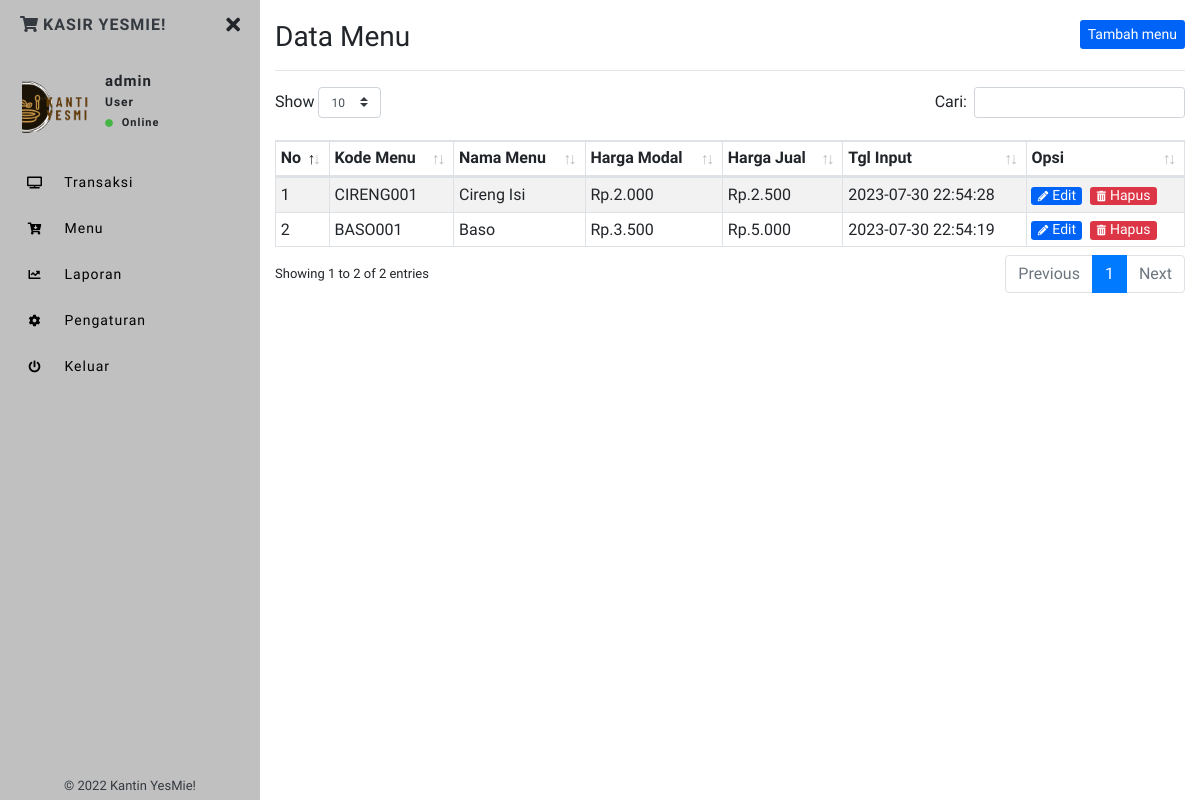
Screenshot of /menu.php (signed in) with the database file from the repository.
### tables this page shows
CREATE TABLE `menu` (
  `idmenu` int(11) NOT NULL AUTO_INCREMENT,
  `kode_menu` varchar(100) NOT NULL,
  `nama_menu` varchar(255) NOT NULL,
  `harga_modal` int(11) NOT NULL,
  `harga_jual` int(11) NOT NULL,
  `tgl_input` timestamp NOT NULL DEFAULT current_timestamp() ON UPDATE current_timestamp(),
  PRIMARY KEY (`idmenu`)
);

### menu.php (the view, shortened to what this page needs)
<?php include 'sidebar.php'; ?>
<h1 class="h3 mb-0">
    Data Menu
    <button class="btn btn-primary btn-sm border-0 float-right" type="button" data-toggle="modal"
        data-target="#Tambahmenu">Tambah menu</button>
</h1>
<hr>
<table class="table table-striped table-sm table-bordered dt-responsive nowrap" id="table" width="100%">
    <thead>
        <tr>
            <th>No</th>
            <th>Kode Menu</th>
            <th>Nama Menu</th>
            <th>Harga Modal</th>
            <th>Harga Jual</th>
            <th>Tgl Input</th>
            <th>Opsi</th>
        </tr>
    </thead>
    <tbody>
        <?php
    $no = 1;
    $data_barang = mysqli_query($conn,"SELECT * FROM menu ORDER BY idmenu ASC");
    while($d = mysqli_fetch_array($data_barang)){
        ?>
        <tr>
            <td><?php echo $no++; ?></td>
            <td><?php echo $d['kode_menu']; ?></td>
            <td><?php echo $d['nama_menu']; ?></td>
            <td>Rp.<?php echo ribuan($d['harga_modal']); ?></td>
            <td>Rp.<?php echo ribuan($d['harga_jual']); ?></td>
            <td><?php echo $d['tgl_input']; ?></td>
            <td>
                <button type="button" class="btn btn-primary btn-xs mr-1" data-toggle="modal"
                    data-target="#Editmenu<?php echo $d['idmenu']; ?>">
                    <i class="fas fa-pencil-alt fa-xs mr-1"></i>Edit
                </button>
                <a class="btn btn-danger btn-xs" href="?hapus=<?php echo $d['idmenu']; ?>">
                    <i class="fas fa-trash-alt fa-xs mr-1"></i>Hapus</a>
            </td>
        </tr>
        <?php } ?>
    </tbody>
</table>
<?php include 'footer.php'; ?>

### sidebar.php (shortened to what this page needs)
<?php
include "config.php";
  function ribuan ($nilai){
    return number_format ($nilai, 0, ',', '.');
}
$uid = $_SESSION['userid'];
$DataLogin = mysqli_fetch_array(mysqli_query($conn,"SELECT * FROM login WHERE userid='$uid'"));
$username = $DataLogin['username'];
$toko = $DataLogin['toko'];
$logo = $DataLogin['logo'];
?>
<!DOCTYPE html>
<html>
<head>
    <link rel="stylesheet" href="https://maxcdn.bootstrapcdn.com/bootstrap/4.0.0/css/bootstrap.min.css">
    <link href="assets/css/style.css" rel="stylesheet">
    <link href="https://use.fontawesome.com/releases/v5.0.6/css/all.css" rel="stylesheet">
    <link href="assets/vendor/datatables/dataTables.bootstrap4.min.css" rel="stylesheet">
    <link href="assets/vendor/datatables/responsive.bootstrap4.min.css" rel="stylesheet">
</head>
<body>
    <div class="page-wrapper toggled">
        <nav id="sidebar" class="sidebar-wrapper" style="background-color: #c0c0c0;">
            <div class="sidebar-content">
                <div class="sidebar-brand" style="background-color: #c0c0c0;">
                    <a href="./" class="text-dark"><i class="fas fa-shopping-cart mr-1"></i><?php echo $toko ?></a>
                    <div id="close-sidebar">
                        <i class="fas fa-times"></i>
                    </div>
                </div>
                <div class="sidebar-header">
                    <div class="user-pic" style="height:70px;width:70px;">
                        <img class="img-responsive img-rounded" src="assets/images/<?php echo $logo ?>"
                            alt="User picture">
                    </div>
                    <div class="user-info">
                        <span class="user-name"><?php echo $username ?>
                        </span>
                        <span class="user-role">User</span>
                        <span class="user-status">
                            <i class="fa fa-circle"></i>
                            <span>Online</span>
                        </span>
                    </div>
                </div>
                <div class="sidebar-menu" style="background-color: #c0c0c0;">
                    <ul>
                        <li>
                            <a href="index.php">
                                <i class="fas fa-tv"></i>
                                <span>Transaksi</span>
                            </a>
                        </li>
                        <li>
                            <a href="menu.php">
                                <i class="fas fa-cart-arrow-down"></i>
                                <span>Menu</span>
                            </a>
                        </li>
                        <li>
                            <a href="laporan.php">
                                <i class="fa fa-chart-line"></i>
                                <span>Laporan</span>
                            </a>
                        </li>
                        <li>
                            <a href="pengaturan.php">
                                <i class="fa fa-cog"></i>
                                <span>Pengaturan</span>
                            </a>
                        </li>
                        <li>
                            <a href="#Exit" data-toggle="modal">
                                <i class="fa fa-power-off"></i>
                                <span>Keluar</span>
                            </a>
                        </li>
                    </ul>
                </div>
            </div>
            <div class="sidebar-footer text-dark" style="background-color: #c0c0c0;">
                © 2022 Kantin YesMie!
            </div>
        </nav>
        <main class="page-content">
            <div class="container-fluid">
                <div class="d-block d-sm-block d-md-none d-lg-none py-2"></div>

### assets/css/style.css (style rules this page uses)
html, body { font-size:1rem; scroll-behavior: smooth; font-family: 'Signika', sans-serif; }
a { text-decoration: none !important; }
.page-wrapper .sidebar-wrapper, .sidebar-wrapper .sidebar-brand > a, .sidebar-wrapper .sidebar-dropdown > a:after, .sidebar-wrapper .sidebar-menu .sidebar-dropdown .sidebar-submenu li a:before, .sidebar-wrapper ul li a i, .page-wrapper .page-content, .sidebar-wrapper .sidebar-search input.search-menu, .sidebar-wrapper .sidebar-search .input-group-text, .sidebar-wrapper .sidebar-menu ul li a, #show-sidebar, #close-sidebar { -webkit-transition: all 0.3s ease; -moz-transition: all 0.3s ease; -ms-transition: all 0.3s ease; -o-transition: all 0.3s ease; transition: all 0.3s ease; }
.page-wrapper { height: 100vh; }
.page-wrapper.toggled .sidebar-wrapper { left: 0px; }
.sidebar-wrapper { width: 260px; height: 100%; max-height: 100%; position: fixed; top: 0; left: -300px; z-index: 999; }
.sidebar-wrapper ul { list-style-type: none; padding: 0; margin: 0; }
.sidebar-wrapper a { text-decoration: none; }
.sidebar-content { max-height: calc(100% - 30px); height: calc(100% - 30px); overflow-y: auto; position: relative; }
.sidebar-wrapper .sidebar-brand { padding: 10px 20px; display: flex; align-items: center; background: #ffffffff; }
.sidebar-wrapper .sidebar-brand > a { text-transform: uppercase; font-weight: bold; flex-grow: 1; letter-spacing: 1px; }
.sidebar-wrapper .sidebar-brand #close-sidebar { cursor: pointer; font-size: 20px; }
.sidebar-wrapper .sidebar-header { padding: 20px; overflow: hidden; }
.sidebar-wrapper .sidebar-header .user-pic { float: left; width: 60px; padding: 2px; border-radius: 12px; margin-right: 15px; overflow: hidden; }
.sidebar-wrapper .sidebar-header .user-pic img { object-fit: cover; height: 100%; width: 100%; }
.sidebar-wrapper .sidebar-header .user-info { float: left; letter-spacing: 1px; }
.sidebar-wrapper .sidebar-header .user-info > span { display: block; font-size: 15px; font-weight: 600; }
.sidebar-wrapper .sidebar-header .user-info .user-role { font-size: 12px; }
.sidebar-wrapper .sidebar-header .user-info .user-status { font-size: 11px; margin-top: 4px; }
.sidebar-wrapper .sidebar-header .user-info .user-status i { font-size: 8px; margin-right: 4px; color: #45b645; }
.sidebar-wrapper .sidebar-menu { padding-bottom: 10px; }
.sidebar-wrapper .sidebar-menu ul li a { display: inline-block; width: 100%; text-decoration: none; font-size: 14px; color: black; letter-spacing: 1px; position: relative; padding: 8px 30px 8px 20px; }
.sidebar-wrapper .sidebar-menu ul li a i { margin-right: 10px; font-size: 12px; width: 30px; height: 30px; line-height: 30px; text-align: center; border-radius: 4px; }
.sidebar-footer { position: absolute; width: 100%; bottom: 0; text-align: center; color: #ffffff; font-weight: 300; background: #415fd88f; font-size: 13px; padding-top: 0.3rem; padding-bottom: 0.3rem; }
.page-wrapper .page-content { display: inline-block; width: 100%; padding-left: 0px; padding-top: 20px; }
.page-wrapper .page-content { overflow-x: hidden; }
.btn-primary { background: #0063f7!important; }
.btn, .btn:focus, .btn:hover, .btn:active { border: none !important; }
.btn-group-xs > .btn, .btn-xs { padding: .25rem .4rem; font-size: .875rem; line-height: .5; border-radius: .2rem; }
@media screen and (min-width: 768px) { .page-wrapper.toggled .page-content { padding-left: 260px; } }

### rows the page displays
menu: kode_menu "CIRENG001", nama_menu "Cireng Isi", harga_modal "2.000", harga_jual "2.500", tgl_input "2023-07-30 22:54:28"
menu: kode_menu "BASO001", nama_menu "Baso", harga_modal "3.500", harga_jual "5.000", tgl_input "2023-07-30 22:54:19"

### other values shown
$toko "KASIR YESMIE!"
$username "admin"
